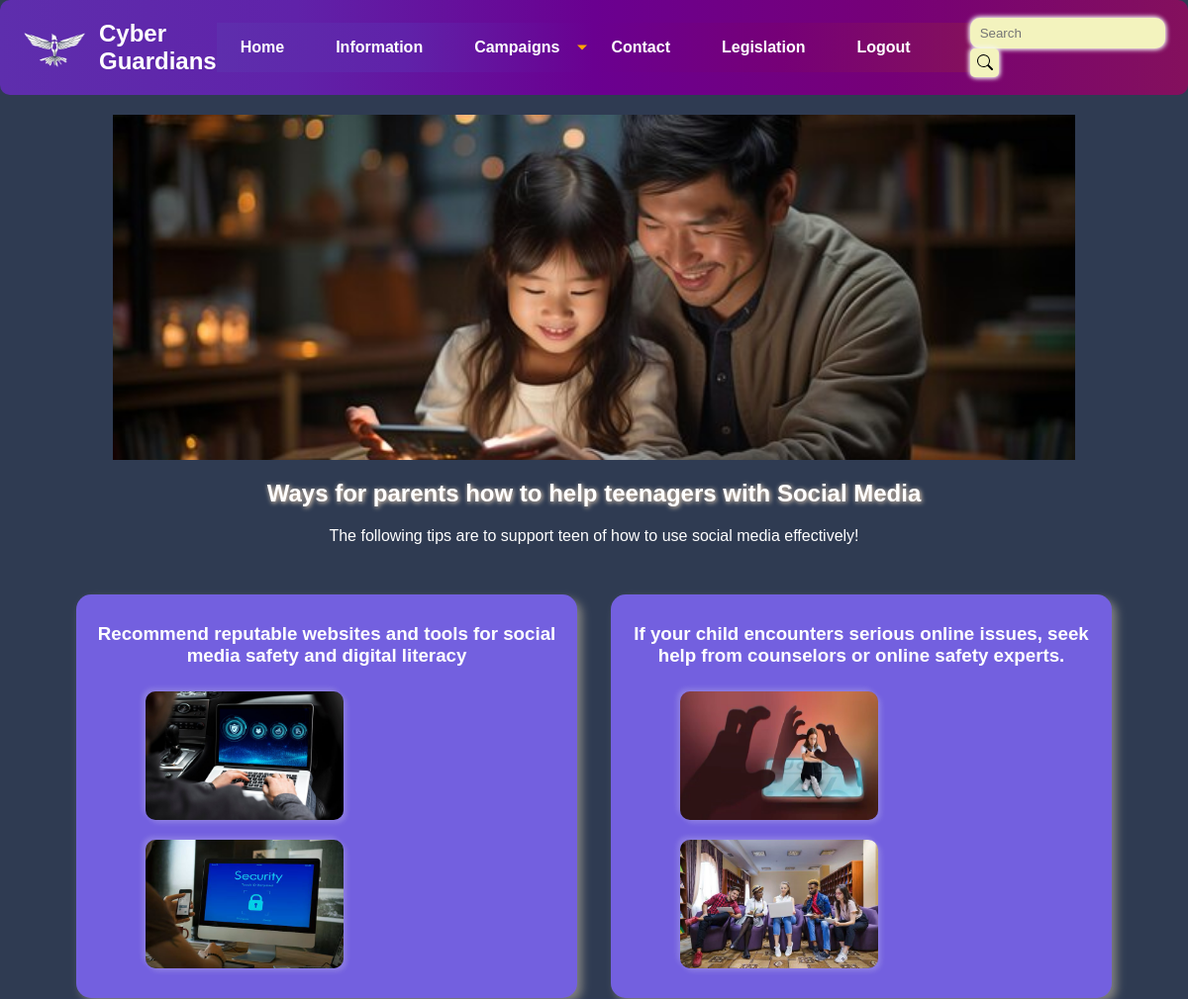
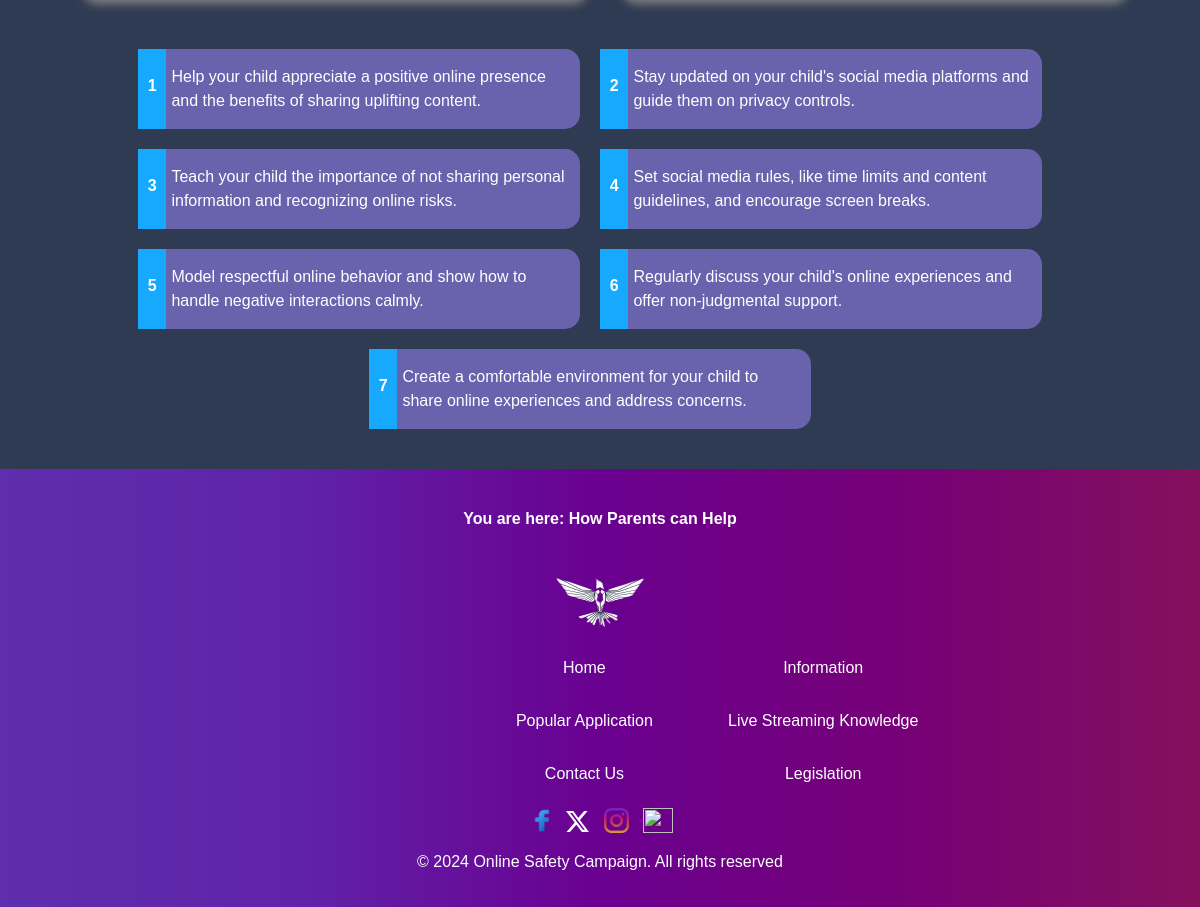
Page /parents-help.php on the committed database (2 pictures, top to bottom).
### tables this page shows
CREATE TABLE `howparentshelp` (
  `id` int(11) NOT NULL,
  `description` varchar(1000) NOT NULL,
  `image1` varchar(200) NOT NULL,
  `image2` varchar(200) NOT NULL
);

### parents-help.php (the view, shortened to what this page needs)
<!DOCTYPE html>
<?php
include("dbconnect.php");
$sql = "SELECT * FROM howparentshelp";
$result = $conn->query($sql);
if(isset($_POST['btnsearch']))
{
  $name = $_POST['search'];
  $sql = "SELECT * FROM howparentshelp where description LIKE '%".$name."%'";
  $result = $conn->query($sql);
}
else{
  $sql = "SELECT * FROM howparentshelp";
  $result = $conn->query($sql);
}
?>
<html lang="en">
<head>
  <link rel="stylesheet" href="home.css">
</head>
<body>
<nav>
<img src="images/logo.png" alt="">
    <h1>Cyber Guardians</h1>
    <ul>
        <li class="link"><a href="home.php">Home</a></li>
        <li class="link"><a href="information.php">Information</a></li>
        <li>
          Campaigns
        </li>
        <li class="link"><a href="contact.php">Contact</a></li>
        <li class="link"><a href="legislation.php">Legislation</a></li>
        <li class="link"><a href="logout.php">Logout</a></li>
      </ul>
    <div class="searchBox">
      <input class="searchInput" type="text" name="" placeholder="Search">
      <button class="searchButton" href="#">
        <i class="material-icons">
          <svg xmlns="http://www.w3.org/2000/svg" width="16" height="16" fill="currentColor" class="bi bi-search" viewBox="0 0 16 16">
            <path d="M11.742 10.344a6.5 6.5 0 1 0-1.397 1.398h-.001q.044.06.098.115l3.85 3.85a1 1 0 0 0 1.415-1.414l-3.85-3.85a1 1 0 0 0-.115-.1zM12 6.5a5.5 5.5 0 1 1-11 0 5.5 5.5 0 0 1 11 0" />
          </svg>
        </i>
      </button>
    </div>
  </nav>
  <main>
    <section id="parents-help">
      <div class="parent-help-image">
        <img src="images/parent.jpg" alt="">
      </div>
      <h2>Ways for parents how to help teenagers with Social Media</h2>
      <p class="head-text">
        The following tips are to support teen of how to use social media effectively!
      </p>
      <?php if ($result->num_rows > 0) {
        ?>
        <div class="help-container">
        <?php
        while ($row = $result->fetch_assoc()) { ?>
          <div class="help">
            <h3><?php echo $row['description'] ?></h3>
            <p><img src="<?php echo "images/".$row['image1'] ?>" width="100px" height="100px"></p>
            <p><img src="<?php echo "images/".$row['image2'] ?>" width="100px" height="100px"></p>
          </div>
      <?php } ?>
      </div>
      <?php
      }
      ?>
      <div class="parent-help-container">
        <div class="parent-help-text">
          <div class="inner-box"><h4>1</h4></div>
          <p>Help your child appreciate a positive online presence and the benefits of sharing uplifting content.
          </p>
        </div>
        <div class="parent-help-text">
        <div class="inner-box"><h4>2</h4></div>
          <p>Stay updated on your child's social media platforms and guide them on privacy controls.
          </p>
        </div>
        <div class="parent-help-text">
          <div class="inner-box"><h4>3</h4></div>
          <p>Teach your child the importance of not sharing personal information and recognizing online risks.
          </p>
        </div>
        <div class="parent-help-text">
        <div class="inner-box"><h4>4</h4></div>
          <p>Set social media rules, like time limits and content guidelines, and encourage screen breaks.
          </p>
        </div>
        <div class="parent-help-text">
          <div class="inner-box"><h4>5</h4></div>
          <p>Model respectful online behavior and show how to handle negative interactions calmly.
          </p>
        </div>
        <div class="parent-help-text">
        <div class="inner-box"><h4>6</h4></div>
          <p>Regularly discuss your child's online experiences and offer non-judgmental support.
          </p>
        </div>
        <div class="parent-help-text">
          <div class="inner-box"><h4>7</h4></div>
          <p>Create a comfortable environment for your child to share online experiences and address concerns.
          </p>
        </div>
      </div>
    </section>
  </main>
  <footer>
    <h4>You are here: How Parents can Help</h4>
    <div class="footer">
      <div class="footer-logo">
        <img src="images/logo.png" alt="">
      </div>
      <div class="copyright">
      <p class="footer-text"><a href="home.php">Home</a></p>
      <p class="footer-text"><a href="information.php">Information</a></p>
        <p class="footer-text"><a href="popular-apps.php">Popular Application</a></p>
        <p class="footer-text"><a href="livestreaming.php">Live Streaming Knowledge</a></p>
        <p class="footer-text"><a href="contact.php">Contact Us</a></p>
        <p class="footer-text"><a href="legislation.php">Legislation</a></p>
      </div>
      <div class="footer-content">
        <a href="https://www.facebook.com" style="color: white"><img src="images/facebook1.png" alt="" width="30px" height="25px"></a>
        <a href="https://www.twitter.com" style="color: white; margin-left: 5px"><svg xmlns="http://www.w3.org/2000/svg" width="23" height="23" fill="currentColor" class="bi bi-twitter-x" viewBox="0 0 16 16">
            <path d="M12.6.75h2.454l-5.36 6.142L16 15.25h-4.937l-3.867-5.07-4.425 5.07H.316l5.733-6.57L0 .75h5.063l3.495 4.633L12.601.75Zm-.86 13.028h1.36L4.323 2.145H2.865z" />
          </svg></a>
        <a href="https://www.instagram.com" style="color: white; margin-left: 10px"><img src="images/instagram.png" alt="" width="25px" height="25px"></a>
        <a href="https://www.youtube.com" style="color: white; margin-left: 10px"><img src="images/youtube.png" alt="" width="30px" height="25px"></a>
        <p class="mid-footer">&copy; 2024 Online Safety Campaign. All rights reserved</p>
      </div>
    </div>
  </footer>
</body>
</html>

### home.css (style rules this page uses)
* { cursor: url(https://cdn.custom-cursor.com/db/9387/32/among-us-minion-pointer.png), auto; }
body { font-family: "Arial", sans-serif; margin: 0; padding: 0; background-color: #2F3B52; color: rgb(255, 255, 255); }
nav { box-sizing: border-box; width: 100%; display: flex; justify-content: space-between; background: linear-gradient(90deg, #5e2ead 0%, #6022a9 25%, #6a0090 50%, #760077 75%, #84105d 100%); align-items: center; border-radius: 10px; position: sticky; top: 0; z-index: 1000; }
nav>h1 { color: white; margin-left: 10px; }
nav ul { list-style: none; padding: 16px; margin: 0; flex: 1; justify-content: center; }
nav li, nav li a { color: white; transition: 0ms; text-decoration: none; white-space: nowrap; font-weight: 700; }
nav li a { display: flex; align-items: center; height: 100%; width: 100%; }
nav li { padding-right: 36px; }
nav li::before { content: ""; width: 0; height: 0; border-left: 5px solid transparent; border-right: 5px solid transparent; border-top: 5px solid #ffa500; position: absolute; right: 8px; top: 50%; transform: translateY(-50%); }
nav .link::before { padding-right: 0; display: none; }
nav>ul { display: flex; height: var(--menu-height); align-items: center; background: linear-gradient(90deg, #5e2ead 0%, #6022a9 25%, #6a0090 50%, #760077 75%, #84105d 100%); }
nav>ul li { position: relative; margin: 0 8px; }
nav img { width: 70px; height: 70px; margin-left: 20px; }
main { width: 90%; margin: 0 auto; padding: 20px; min-height: 56.8dvh; }
.stay-safe-online>h2, p { text-align: center; width: 100%; }
footer { background: linear-gradient(90deg, #5e2ead 0%, #6022a9 25%, #6a0090 50%, #760077 75%, #84105d 100%); text-align: center; padding: 20px; }
.footer-logo { width: 100px; height: 100px; margin: 0 auto; }
.footer-logo img { width: 100%; }
.copyright { width: 60%; margin: 0 auto; display: flex; flex-wrap: wrap; margin-left: 450px; }
.copyright p { text-align: center; }
.footer-text { width: 30%; flex-direction: column; margin: 10px 20px 25px 10px; }
.footer-text>a { text-decoration: none; color: white; position: relative; }
.footer-text>a::after { content: ''; position: absolute; width: 100%; height: 2px; bottom: 0; left: 0; background-color: beige; transform-origin: bottom right; transition: transform 0.5s ease-out; transform: scaleX(0); }
.mid-footer { text-align: center; }
#parents-help h2 { text-align: center; text-shadow: 1px 1px 5px bisque; }
.parent-help-image img { width: 90%; display:block; margin: 0 auto; }
.parent-help-container { display: flex; flex-wrap: wrap; justify-content: center; margin: 0 auto; }
.head-text { text-align: center; margin: 20px 0px 30px 0px; }
.parent-help-text { width: 40%; margin-right: 20px; padding-right: 10px; border-radius: 0 15px 15px 0; display: flex; flex-wrap: nowrap; background-color: #6962AD; line-height: 1.5rem; margin-bottom: 20px; }
.parent-help-text p { text-align: left; }
.inner-box { width: 20px; background-color: #17A9FD; margin-right: 5px; text-align: center; padding: 0px 5px; }
.inner-box h4 { margin-top: 25px; }
.help-container { width: 100%; display: flex; flex-wrap: wrap; margin-top: 50px; margin-bottom: 50px; }
.help { padding: 10px; margin: 0 auto; width: 45%; background-color: #7360DF; border-radius: 15px; box-shadow: 5px 5px 10px grey; }
.help h3 { text-align: center; margin-bottom: 25px; }
.help img { width: 200px; height: 130px; float: left; margin-left: 60px; margin-bottom: 20px; border-radius: 10px; box-shadow: 3px 3px 5px rgba(244, 244, 244, 0.2), -3px -3px 5px rgba(244, 244, 244, 0.2); }
.info-text h3, p { text-align: left; }
.searchBox { margin-right: 25px; }
.searchBox input[type="text"] { padding: 8px 10px; outline: none; border: none; border-radius: 10px; background-color: rgb(243, 243, 190); box-shadow: 1px 1px 5px whitesmoke, -1px -1px 5px whitesmoke; margin-right: 5px; }
.searchBox button { padding: 3px 3px 7px 5px; outline: none; border: none; border-radius: 5px; background-color: rgb(243, 243, 190); box-shadow: 1px 1px 5px whitesmoke, -1px -1px 5px whitesmoke; }
.searchBox button svg { margin: 0 auto; margin: 3px 3px -3px 2px; }

### rows in the picture
howparentshelp: description "Recommend reputable websites and tools for social media safety and digital literacy", image1 (picture), image2 (picture)
howparentshelp: description "If your child encounters serious online issues, seek help from counselors or online safety experts.", image1 (picture), image2 (picture)
